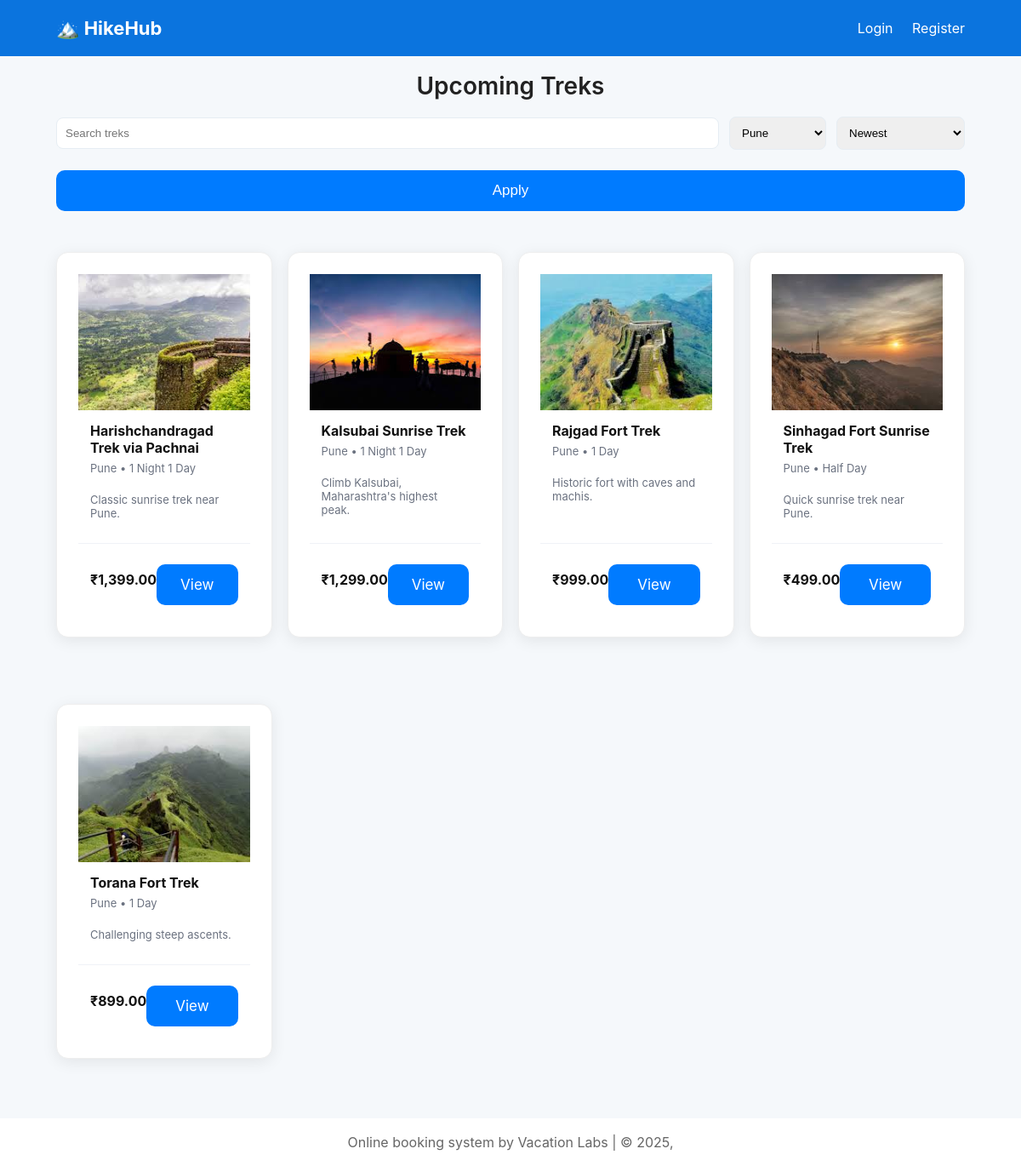
Screenshot of /list.php?location=Pune with the database file from the repository.
### tables this page shows
CREATE TABLE treks (id INT AUTO_INCREMENT PRIMARY KEY, title VARCHAR(255) NOT NULL, slug VARCHAR(255) UNIQUE NOT NULL, short_desc VARCHAR(512), long_desc TEXT, price DECIMAL(10,2) NOT NULL, location VARCHAR(150), duration VARCHAR(50), difficulty ENUM('Easy','Moderate','Hard') DEFAULT 'Moderate', start_dates TEXT, seats INT DEFAULT 0, is_featured TINYINT(1) DEFAULT 0, created_at TIMESTAMP DEFAULT CURRENT_TIMESTAMP);

### list.php (the view, shortened to what this page needs)
<?php
require 'db.php';
$search = $_GET['q'] ?? '';
$location = $_GET['location'] ?? '';
$sort = $_GET['sort'] ?? 'newest';
$where = ['1=1'];
$params = [];
$types = '';
if ($location !== '') {
    $where[] = 'location = ?';
    $params[] = $location;
    $types .= 's';
}
$where_sql = implode(' AND ', $where);
$order_by = 't.created_at DESC';
$sql = "
    SELECT
        t.id, t.title, t.short_desc, t.price, t.location, t.duration,
        (SELECT filename FROM trek_images WHERE trek_id=t.id AND is_cover=1 LIMIT 1) AS cover
    FROM treks t
    WHERE $where_sql
    ORDER BY $order_by
";
$stmt = $conn->prepare($sql);
if ($types) {
    $stmt->bind_param($types, ...$params);
}
$stmt->execute();
$res = $stmt->get_result();
$items = $res->fetch_all(MYSQLI_ASSOC);
include 'header.php';
?>
<h1 style="margin-top:18px">Upcoming Treks</h1>
<form method="get" class="controls">
  <input class="search-bar" name="q" placeholder="Search treks" value="<?=htmlspecialchars($search)?>">
  <select name="location">
      <option value="Pune" <?=($location=='Pune')?'selected':''?>>Pune</option>
  </select>
  <select name="sort">
      <option value="newest" <?=($sort=='newest')?'selected':''?>>Newest</option>
  </select>
  <button class="btn">Apply</button>
</form>
<div class="grid">
<?php foreach($items as $it): ?>
  <div class="card">
    <img src="images/<?=htmlspecialchars($it['cover'] ?: 'trek_1.jpg')?>" alt="">
    <div class="body">
      <h3 class="title"><?=htmlspecialchars($it['title'])?></h3>
      <div class="meta"><?=htmlspecialchars($it['location'])?> • <?=htmlspecialchars($it['duration'])?></div>
      <p class="small"><?=htmlspecialchars($it['short_desc'])?></p>
    </div>
    <div class="price-row">
      <div><strong>₹<?=number_format($it['price'], 2)?></strong></div>
      <a class="btn" href="trek.php?id=<?=$it['id']?>">View</a>
    </div>
  </div>
<?php endforeach; ?>
</div>
<?php include 'footer.php'; ?>

### styles.css (style rules this page uses)
:root { --accent:#0b74de;--muted:#6b7280 }
* { box-sizing:border-box }
body { font-family:Inter,system-ui,-apple-system,Segoe UI,Roboto,Arial;margin:0;background:#f5f8fb;color:#111 }
.controls { display:flex;gap:12px;align-items:center;margin:18px 0;flex-wrap:wrap }
.controls input, .controls select { padding:10px;border-radius:8px;border:1px solid #e6edf3 }
.grid { display:grid;grid-template-columns:repeat(auto-fill,minmax(250px,1fr));gap:18px;margin-top:12px }
.card { background:#fff;border-radius:12px;overflow:hidden;box-shadow:0 8px 26px rgba(12,16,32,0.06);display:flex;flex-direction:column }
.card img { width:100%;height:160px;object-fit:cover }
.card .body { padding:14px;flex:1;display:flex;flex-direction:column }
.title { font-weight:700;margin:0 0 6px;font-size:16px }
.meta { font-size:13px;color:var(--muted);margin-bottom:8px }
.price-row { display:flex;justify-content:space-between;align-items:center;padding:12px 14px;border-top:1px solid #f0f2f7 }
.btn { background:var(--accent);color:#fff;padding:8px 12px;border-radius:8px;text-decoration:none }
.small { font-size:13px;color:var(--muted) }
.search-bar { flex:1;min-width:200px }
h1 { text-align: center; margin-top: 20px; font-size: 28px; color: #222; font-weight: 600; }
.card { background: #ffffff; padding: 25px; margin: 30px auto; max-width: 600px; border-radius: 14px; box-shadow: 0 4px 18px rgba(0,0,0,0.08); border: 1px solid #eee; }
.btn { width: 100%; display: block; background: #007bff; color: #fff; padding: 14px; text-align: center; border: none; border-radius: 10px; font-size: 17px; cursor: pointer; margin-top: 12px; transition: 0.25s ease; }

### rows the page displays
treks: shows a picture, title "Harishchandragad Trek via Pachnai", location "Pune", duration "1 Night 1 Day", short_desc "Classic sunrise trek near Pune.", price "1,399.00"
treks: shows a picture, title "Kalsubai Sunrise Trek", location "Pune", duration "1 Night 1 Day", short_desc "Climb Kalsubai, Maharashtra's highest peak.", price "1,299.00"
treks: shows a picture, title "Rajgad Fort Trek", location "Pune", duration "1 Day", short_desc "Historic fort with caves and machis.", price "999.00"
treks: shows a picture, title "Sinhagad Fort Sunrise Trek", location "Pune", duration "Half Day", short_desc "Quick sunrise trek near Pune.", price "499.00"
treks: shows a picture, title "Torana Fort Trek", location "Pune", duration "1 Day", short_desc "Challenging steep ascents.", price "899.00"
